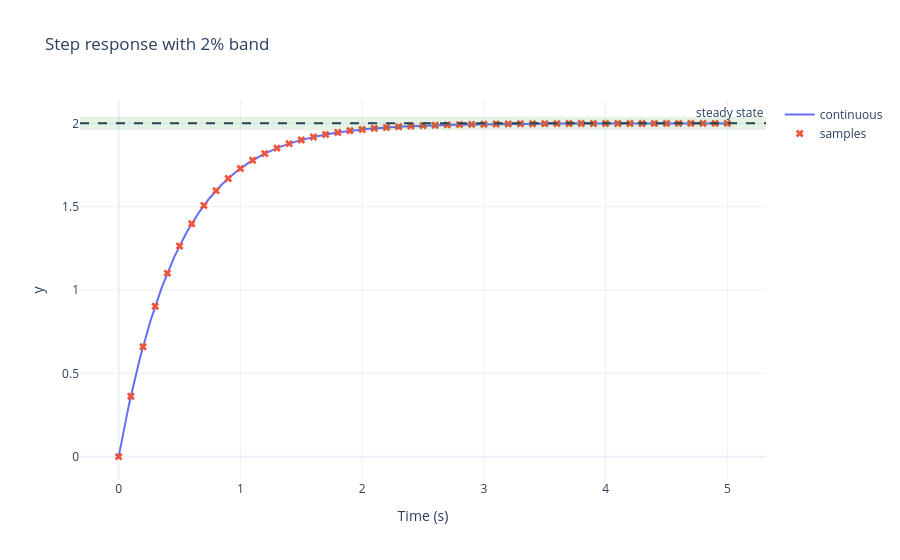

Notebook code for this chart:
### Markdown cell above
## 2. `graph_objects`：逐条 trace 精细控制

需要自定义每个点的样式、加参考线、叠多种图形时用 `go.Figure`。

### Code cell
t_c = np.linspace(0, 5, 51)                       # 粗采样点
y_c = 2 * (1 - np.exp(-t_c / 0.5))
y_fine = 2 * (1 - np.exp(-t / 0.5))

fig = go.Figure()
fig.add_trace(go.Scatter(x=t, y=y_fine, mode="lines", name="continuous",
                         line=dict(width=2)))
fig.add_trace(go.Scatter(x=t_c, y=y_c, mode="markers", name="samples",
                         marker=dict(size=7, symbol="x")))
# 加稳态线与 2% 误差带
fig.add_hline(y=2.0, line_dash="dash", annotation_text="steady state")
fig.add_hrect(y0=1.96, y1=2.04, fillcolor="green", opacity=0.1, line_width=0)
fig.update_layout(title="Step response with 2% band",
                  xaxis_title="Time (s)", yaxis_title="y", template="plotly_white")
fig.show()

### Figure 1 — Plotly figure (JSON) as saved in the notebook; plotly's stock layout.template omitted (floating-point values rounded to 4 significant figures; data arrays with more than 128 entries replaced by an {"elided": "..."} marker saying what was removed)
{"data": [{"line": {"width": 2}, "mode": "lines", "name": "continuous", "type": "scatter", "x": {"elided": "501 float values"}, "y": {"elided": "501 float values"}}, {"marker": {"size": 7, "symbol": "x"}, "mode": "markers", "name": "samples", "type": "scatter", "x": [0.0, 0.1, 0.2, 0.3, 0.4, 0.5, 0.6, 0.7, 0.8, 0.9, 1.0, 1.1, 1.2, 1.3, 1.4, 1.5, 1.6, 1.7, 1.8, 1.9, 2.0, 2.1, 2.2, 2.3, 2.4, 2.5, 2.6, 2.7, 2.8, 2.9, 3.0, 3.1, 3.2, 3.3, 3.4, 3.5, 3.6, 3.7, 3.8, 3.9, 4.0, 4.1, 4.2, 4.3, 4.4, 4.5, 4.6, 4.7, 4.8, 4.9, 5.0], "y": [0.0, 0.3625, 0.6594, 0.9024, 1.101, 1.264, 1.398, 1.507, 1.596, 1.669, 1.729, 1.778, 1.819, 1.851, 1.878, 1.9, 1.918, 1.933, 1.945, 1.955, 1.963, 1.97, 1.975, 1.98, 1.984, 1.987, 1.989, 1.991, 1.993, 1.994, 1.995, 1.996, 1.997, 1.997, 1.998, 1.998, 1.999, 1.999, 1.999, 1.999, 1.999, 1.999, 2.0, 2.0, 2.0, 2.0, 2.0, 2.0, 2.0, 2.0, 2.0]}], "layout": {"annotations": [{"showarrow": false, "text": "steady state", "x": 1, "xanchor": "right", "xref": "x domain", "y": 2.0, "yanchor": "bottom", "yref": "y"}], "shapes": [{"line": {"dash": "dash"}, "type": "line", "x0": 0, "x1": 1, "xref": "x domain", "y0": 2.0, "y1": 2.0, "yref": "y"}, {"fillcolor": "green", "line": {"width": 0}, "opacity": 0.1, "type": "rect", "x0": 0, "x1": 1, "xref": "x domain", "y0": 1.96, "y1": 2.04, "yref": "y"}], "title": {"text": "Step response with 2% band"}, "xaxis": {"title": {"text": "Time (s)"}}, "yaxis": {"title": {"text": "y"}}}}
